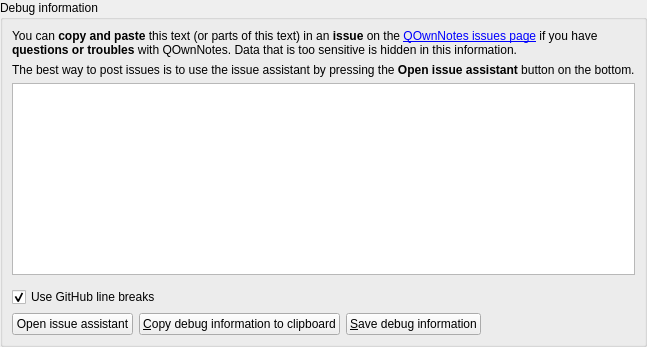
           <widget class="QWidget" name="debugPage">
            <layout class="QGridLayout" name="gridLayout_9">
             <property name="leftMargin">
              <number>0</number>
             </property>
             <property name="topMargin">
              <number>0</number>
             </property>
             <property name="rightMargin">
              <number>0</number>
             </property>
             <property name="bottomMargin">
              <number>0</number>
             </property>
             <item row="0" column="0">
              <widget class="QGroupBox" name="groupBox_5">
               <property name="title">
                <string>Debug information</string>
               </property>
               <layout class="QGridLayout" name="gridLayout_8">
                <item row="0" column="0" colspan="7">
                 <widget class="Label" name="label">
                  <property name="text">
                   <string>&lt;html&gt;&lt;head/&gt;&lt;body&gt;&lt;p&gt;You can &lt;span style=&quot; font-weight:600;&quot;&gt;copy and paste&lt;/span&gt; this text (or parts of this text) in an &lt;span style=&quot; font-weight:600;&quot;&gt;issue&lt;/span&gt; on the &lt;a href=&quot;https://github.com/pbek/QOwnNotes/issues&quot;&gt;QOwnNotes issues page&lt;/a&gt; if you have &lt;span style=&quot; font-weight:600;&quot;&gt;questions or troubles&lt;/span&gt; with QOwnNotes. Data that is too sensitive is hidden in this information.&lt;/p&gt;&lt;/body&gt;&lt;/html&gt;</string>
                  </property>
                  <property name="wordWrap">
                   <bool>true</bool>
                  </property>
                  <property name="openExternalLinks">
                   <bool>true</bool>
                  </property>
                 </widget>
                </item>
                <item row="2" column="0" colspan="7">
                 <widget class="QOwnNotesMarkdownTextEdit" name="debugInfoTextEdit">
                  <property name="readOnly">
                   <bool>true</bool>
                  </property>
                  <property name="plainText">
                   <string/>
                  </property>
                  <property name="textInteractionFlags">
                   <set>Qt::TextInteractionFlag::TextSelectableByKeyboard|Qt::TextInteractionFlag::TextSelectableByMouse</set>
                  </property>
                 </widget>
                </item>
                <item row="1" column="0" colspan="7">
                 <widget class="QLabel" name="label_9">
                  <property name="text">
                   <string>&lt;html&gt;&lt;head/&gt;&lt;body&gt;&lt;p&gt;The best way to post issues is to use the issue assistant by pressing the &lt;span style=&quot; font-weight:600;&quot;&gt;Open issue assistant&lt;/span&gt; button on the bottom.&lt;/p&gt;&lt;/body&gt;&lt;/html&gt;</string>
                  </property>
                 </widget>
                </item>
                <item row="5" column="0" colspan="7">
                 <widget class="QCheckBox" name="gitHubLineBreaksCheckBox">
                  <property name="toolTip">
                   <string>GitHub doesn't need two spaces at the end of the line to do a line break</string>
                  </property>
                  <property name="text">
                   <string>Use GitHub line breaks</string>
                  </property>
                  <property name="checked">
                   <bool>true</bool>
                  </property>
                 </widget>
                </item>
                <item row="4" column="0" colspan="7">
                 <widget class="QFrame" name="debugInfoTextEditSearchFrame">
                  <property name="frameShape">
                   <enum>QFrame::Shape::NoFrame</enum>
                  </property>
                  <property name="lineWidth">
                   <number>0</number>
                  </property>
                 </widget>
                </item>
                <item row="6" column="0">
                 <widget class="QPushButton" name="issueAssistantPushButton">
                  <property name="toolTip">
                   <string>This is the best way to open an issue</string>
                  </property>
                  <property name="text">
                   <string>Open issue assistant</string>
                  </property>
                  <property name="icon">
                   <iconset theme="face-smile" resource="../breeze-qownnotes.qrc">
                    <normaloff>:/icons/breeze-qownnotes/16x16/face-smile.svg</normaloff>:/icons/breeze-qownnotes/16x16/face-smile.svg</iconset>
                  </property>
                 </widget>
                </item>
                <item row="6" column="1">
                 <widget class="QPushButton" name="copyDebugInfoButton">
                  <property name="toolTip">
                   <string>Please use this in the issue tracker</string>
                  </property>
                  <property name="text">
                   <string>&amp;Copy debug information to clipboard</string>
                  </property>
                  <property name="icon">
                   <iconset theme="edit-copy" resource="../breeze-qownnotes.qrc">
                    <normaloff>:/icons/breeze-qownnotes/16x16/edit-copy.svg</normaloff>:/icons/breeze-qownnotes/16x16/edit-copy.svg</iconset>
                  </property>
                 </widget>
                </item>
                <item row="6" column="2">
                 <widget class="QPushButton" name="saveDebugInfoButton">
                  <property name="toolTip">
                   <string>Please don't use this in the issue tracker</string>
                  </property>
                  <property name="text">
                   <string>&amp;Save debug information</string>
                  </property>
                  <property name="icon">
                   <iconset theme="document-save" resource="../breeze-qownnotes.qrc">
                    <normaloff>:/icons/breeze-qownnotes/16x16/document-save.svg</normaloff>:/icons/breeze-qownnotes/16x16/document-save.svg</iconset>
                  </property>
                 </widget>
                </item>
                <item row="6" column="3" colspan="4">
                 <spacer name="horizontalSpacer_14">
                  <property name="orientation">
                   <enum>Qt::Orientation::Horizontal</enum>
                  </property>
                  <property name="sizeHint" stdset="0">
                   <size>
                    <width>40</width>
                    <height>20</height>
                   </size>
                  </property>
                 </spacer>
                </item>
               </layout>
              </widget>
             </item>
            </layout>
           </widget>
